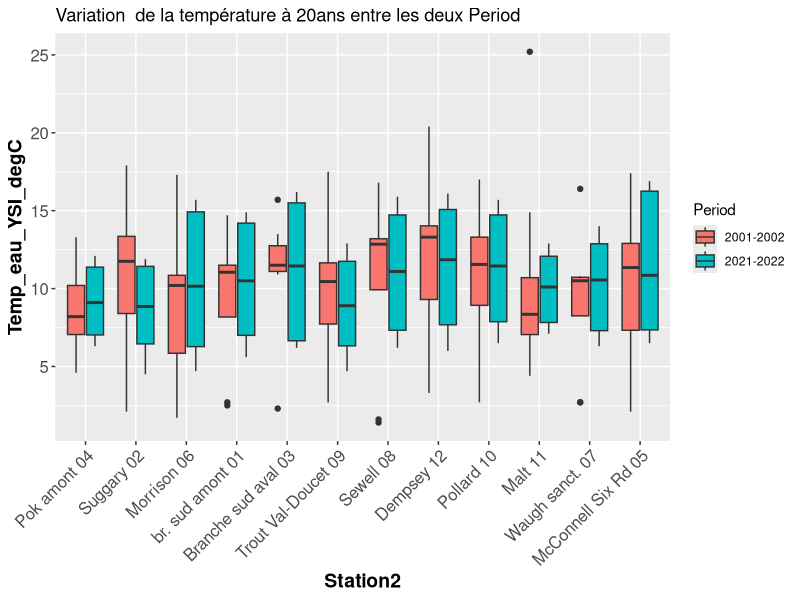
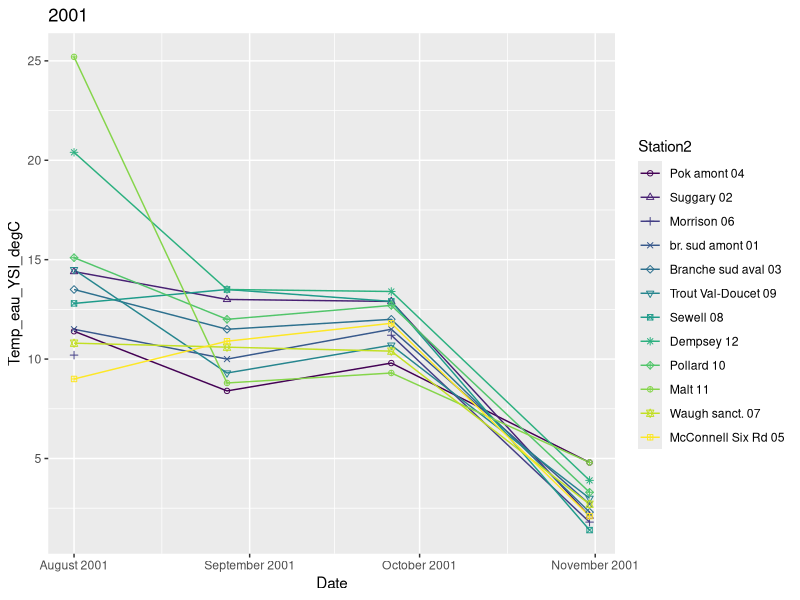

The R script that drew these images, in order: (Note: this script raises an error after producing the figures.)
## ---- chunk 1

library("ggpubr") # pour la fonction ggarrange 
library("ggplot2")
library("car")
#1

# ggpubr qui permet de rassembler plusieurs plots
library("ggplot2") # to do sophisticated ("high-level") plots
library("stats") # 
rm(list=ls(all=TRUE)) # to erase, remove, delete objects from environment
oldpar=par(no.readonly=TRUE) # to keep original graphical parameters
# library() # list available libraries (not necessarily loaded)
# library(lib.loc=.Library)
library("car")

installed.packages() 
# (.packages()) # to list loaded libraries at startup.

# .libPaths() # where libraries read from.

# or...
.packages(all.available = TRUE) # to list all packages installed
# ... but not necessarily loaded with command "library"

# system.file(package='stats') # to check where is package
# find.package("utils")
# (.packages()) # to list loaded libraries

## ---- chunk 2

#setwd("C:/Users/mrdos/OneDrive/Documents/Shippagan_mai_aout_2024/Analyse_R_sum/Github")
#getwd()
#list.files()

# setwd("C:/Users/mrdos/OneDrive/Documents/Shippagan_mai_aout_2024/Analyse_R_sum/Github_Pr")
getwd()
list.files()

Pok2001.2022=read.csv2("Qualite_eau_CGERP_2001-2022.csv")
dim(Pok2001.2022) # 198 et 80
str(Pok2001.2022)
## ---- chunk 3

# Uniformiser la variable "AnalysisSurfaceWater" et l'attribuer à la nouvelle variable "Station":

Pok2001.2022$Station[Pok2001.2022$AnalysisSurfaceWater=="Pok-1"] <- "Pok-01"
Pok2001.2022$Station[Pok2001.2022$AnalysisSurfaceWater=="POK-1"] <- "Pok-01"

Pok2001.2022$Station[Pok2001.2022$AnalysisSurfaceWater=="Pok-2"] <- "Pok-02"
Pok2001.2022$Station[Pok2001.2022$AnalysisSurfaceWater=="POK-2"] <- "Pok-02"

Pok2001.2022$Station[Pok2001.2022$AnalysisSurfaceWater=="Pok-3"] <- "Pok-03"
Pok2001.2022$Station[Pok2001.2022$AnalysisSurfaceWater=="POK-3"] <- "Pok-03"

Pok2001.2022$Station[Pok2001.2022$AnalysisSurfaceWater=="Pok-4"] <- "Pok-04"
Pok2001.2022$Station[Pok2001.2022$AnalysisSurfaceWater=="POK-4"] <- "Pok-04"

Pok2001.2022$Station[Pok2001.2022$AnalysisSurfaceWater=="Pok-5"] <- "Pok-05"
Pok2001.2022$Station[Pok2001.2022$AnalysisSurfaceWater=="POK-5"] <- "Pok-05"

Pok2001.2022$Station[Pok2001.2022$AnalysisSurfaceWater=="Pok-6"] <- "Pok-06"
Pok2001.2022$Station[Pok2001.2022$AnalysisSurfaceWater=="POK-6"] <- "Pok-06"

Pok2001.2022$Station[Pok2001.2022$AnalysisSurfaceWater=="Pok-7"] <- "Pok-07"
Pok2001.2022$Station[Pok2001.2022$AnalysisSurfaceWater=="POK-7"] <- "Pok-07"

Pok2001.2022$Station[Pok2001.2022$AnalysisSurfaceWater=="Pok-8"] <- "Pok-08"
Pok2001.2022$Station[Pok2001.2022$AnalysisSurfaceWater=="POK-8"] <- "Pok-08"

Pok2001.2022$Station[Pok2001.2022$AnalysisSurfaceWater=="Pok-9"] <- "Pok-09"
Pok2001.2022$Station[Pok2001.2022$AnalysisSurfaceWater=="POK-9"] <- "Pok-09"

Pok2001.2022$Station[Pok2001.2022$AnalysisSurfaceWater=="Pok-10"] <- "Pok-10"
Pok2001.2022$Station[Pok2001.2022$AnalysisSurfaceWater=="POK-10"] <- "Pok-10"

Pok2001.2022$Station[Pok2001.2022$AnalysisSurfaceWater=="Pok-11"] <- "Pok-11"
Pok2001.2022$Station[Pok2001.2022$AnalysisSurfaceWater=="POK-11"] <- "Pok-11"

Pok2001.2022$Station[Pok2001.2022$AnalysisSurfaceWater=="Pok-12"] <- "Pok-12"
Pok2001.2022$Station[Pok2001.2022$AnalysisSurfaceWater=="POK-12"] <- "Pok-12"

head(Pok2001.2022$Station)
## ---- chunk 4
# Convertir le type de la variable "Station" en type "facteur"
Pok2001.2022$Station=as.factor(Pok2001.2022$Station)
summary(Pok2001.2022$Station)
## ---- chunk 5

# Créer la nouvelle variable "Station2" avec des variables plus parlantes:
Pok2001.2022$Station2[Pok2001.2022$Station=="Pok-01"] <- "br. sud amont 01"
Pok2001.2022$Station2[Pok2001.2022$Station=="Pok-02"] <- "Suggary 02"
Pok2001.2022$Station2[Pok2001.2022$Station=="Pok-03"] <- "Branche sud aval 03"
Pok2001.2022$Station2[Pok2001.2022$Station=="Pok-04"] <- "Pok amont 04"
Pok2001.2022$Station2[Pok2001.2022$Station=="Pok-05"] <- "McConnell Six Rd 05"
Pok2001.2022$Station2[Pok2001.2022$Station=="Pok-06"] <- "Morrison 06"
Pok2001.2022$Station2[Pok2001.2022$Station=="Pok-07"] <- "Waugh sanct. 07"
Pok2001.2022$Station2[Pok2001.2022$Station=="Pok-08"] <- "Sewell 08"
Pok2001.2022$Station2[Pok2001.2022$Station=="Pok-09"] <- "Trout Val-Doucet 09"
Pok2001.2022$Station2[Pok2001.2022$Station=="Pok-10"] <- "Pollard 10"
Pok2001.2022$Station2[Pok2001.2022$Station=="Pok-11"] <- "Malt 11"
Pok2001.2022$Station2[Pok2001.2022$Station=="Pok-12"] <- "Dempsey 12"
## ---- chunk 6
# Ordonner les valeurs de la variables "Station2" de l'amont vers l'aval:

strwrap("AP 2024-06-04 Le bloc suivant ordonne les stations de l'ouest vers l'est (dans le sens du courant). C'est l'ordre qui est affiché quand on fait des graphiques de type box-plot. On pourrait (on devrait) choisir d'autres manières d'ordonner les stations, par exemple, en fonction de la distance entre la station et la tête du ruisseau.")

Pok2001.2022$Station2=ordered(Pok2001.2022$Station2,
levels=c("Pok amont 04",      "Suggary 02",          "Morrison 06", 
         "br. sud amont 01",  "Branche sud aval 03", "Trout Val-Doucet 09", 
         "Sewell 08",         "Dempsey 12",          "Pollard 10",
         "Malt 11",           "Waugh sanct. 07",     "McConnell Six Rd 05"))

summary(Pok2001.2022$Station2)
## ---- chunk 7
# Pour lister les noms de variables (en-têtes des colonnes):
names(Pok2001.2022)

# Pour voir les premières lignes d'un tableau
head(Pok2001.2022)
# Pour voir les cinq premières lignes et les colonnes 5 à 10:
Pok2001.2022[1:5, 5:10]

# Pour savoir de quoi est constituée la variable
# Rechercher les variables comportant le mot "date":
names(Pok2001.2022[grep("date",names(Pok2001.2022), ignore.case=T)])

# On trouve trois variables avec le terme "date":
head(Pok2001.2022$DateSampled)
head(Pok2001.2022$DateSampled2)
head(Pok2001.2022$Datesampled3)

# Pour connaître le type de variable
class(Pok2001.2022$DateSampled)
class(Pok2001.2022$Station2)
class(Pok2001.2022$Date)

## ---- chunk 8
# Créer la nouvelle variable "Date" au format "date".
Pok2001.2022$Date=format(as.Date(Pok2001.2022$DateSampled,format="%Y-%m-%d"))
Pok2001.2022$Date=as.Date(Pok2001.2022$Date)
summary(Pok2001.2022$Date)
## ---- chunk 9
# Trier le tableau selon la station et la date
class(Pok2001.2022$Station2)
summary(Pok2001.2022$Station2)
# Trier le tableau selon la station et la date
Pok2001.2022=Pok2001.2022[order(Pok2001.2022$Date,Pok2001.2022$Station),]
dim(Pok2001.2022)

## ---- chunk 10
strwrap("Normalement le tableau devrait comprendre 12 stations x 4 années x 
4 sorties/année = 192 objets stations-dates.")
strwrap("Le fait que le fichier contient 198 rangées plutôt que 192 s'explique 
par la présence de doublons. La fonction 'aggregate' permettra leur éliminiation.")
strwrap("Nous avons 102 enregistrements (rangées) pour la période 2001-2002 et 96 
pour la période 2021-2022 jusqu'au 04 juin.")

# Montrer les doublons

strwrap("La station Pok-10 a été échantillonnée cinq fois en 2001 (plutôt que quatre fois).
Les stations 1 et 8 ont été échantillonnées chacune cinq fois en 2002.
La station 2 a été échantillonnée cinq fois en 2001 et en 2002.
Voyons comment diffèrent ces données.")

table(Pok2001.2022$Date, Pok2001.2022$Station)
Doublons_Pok01_2002_10_31=subset(Pok2001.2022, 
                                 (Station=="Pok-01" & Date=="2002-10-31"))
Doublons_Pok01_2002_10_31

# Les valeurs se ressemblent. Prenons les moyennes avec la fonction "aggregate".
## ---- chunk 11
strwrap("Les cinq doublons peuvent servir à vérifier la qualité des données: 
si les mesures se ressemblent (par rapport à la variabilité entre dates et stations) 
pour une station à une date, c'est que le instruments
et les manipulations sont fiables.")

test=aggregate(Pok2001.2022, by=list(Station=Pok2001.2022$Station,
                                     Date=Pok2001.2022$Date,
                                     Station2=Pok2001.2022$Station2),                                               FUN="mean", na.rm=TRUE)
dim(test) # 192, comme attentdu:
12 * 4 * 4
# str(test)
# Vérifier que les valeurs sont les mêmes (sauf pour les doublons):
Pok2001.2022[1:5, 1:8]
test[1:5, 1:8]

# SUPPRIMER LES VARIABLES CRÉÉES EN TROP (DOUBLONS)

names(test)
test[,c(3,85)]
test[,c(2,86)]
test[,c(1:3)]
test2=test[,-c(84:86)]
dim(test2)


# Accepter le résultat:
Pok2001.2022 <- test2
dim(Pok2001.2022)
names(Pok2001.2022)
str(Pok2001.2022)
class(Pok2001.2022$Date)
## ---- chunk 12
# Extraire les éléments d'année et en faire une variable "Year"   
# https://stackoverflow.com/questions/36568070/extract-year-from-date
Pok2001.2022$Year=as.factor(format(Pok2001.2022$Date, "%Y"))
summary(Pok2001.2022$Year)
class(Pok2001.2022$Year)
table(Pok2001.2022$Year,Pok2001.2022$Station)

Pok2001.2022$Year
Pok2001.2022$Station
Pok2001.2022[1:5,1:10]
# names(Pok2001.2022)
## ---- chunk 13
# Créer une variable "Period" qui désigne la période 2001-2002 ou 2021-2022.
Pok2001.2022$Period[Pok2001.2022$Year==2001] <- "2001-2002"
Pok2001.2022$Period[Pok2001.2022$Year==2002] <- "2001-2002"
Pok2001.2022$Period[Pok2001.2022$Year==2021] <- "2021-2022"
Pok2001.2022$Period[Pok2001.2022$Year==2022] <- "2021-2022"
Pok2001.2022$Period=as.factor(Pok2001.2022$Period)

summary(Pok2001.2022$Period)
## ---- chunk 14
# Comprendre la structure du tableau
# Ce 06 juin on a maintenant pour chaque période 96 données enrégistrées.
strwrap("La fonction ''table'' produit un tableau de contingence 
        indiquant le nombre de rangées de données pour chaque combinaison:")
table(Pok2001.2022$Date, Pok2001.2022$Year)
table(Pok2001.2022$Station, Pok2001.2022$Year)
table(Pok2001.2022$Date)
## ---- chunk 15
levels(Pok2001.2022$Station2)
levels(Pok2001.2022$Period)
## ---- chunk 16
# Créer un tableau par année
Year2001=subset(Pok2001.2022, Year=="2001")
dim(Year2001)
levels(Pok2001.2022$Station2)

Year2002=subset(Pok2001.2022, Year=="2002")
dim(Year2002)
levels(Pok2001.2022$Station2)

Year2021=subset(Pok2001.2022, Year=="2021")
dim(Year2021)
levels(Pok2001.2022$Station2)

Year2022=subset(Pok2001.2022, Year=="2022")
dim(Year2022)
levels(Pok2001.2022$Station2)
## ---- chunk 17
# Créer un tableau avec les données de la période 1 seulement 2001_2002:
Period1=subset(Pok2001.2022, Period=="2001-2002")
dim(Period1)
# Créer un tableau avec les données de la période 2 seulement 2021_2022:
Period2=subset(Pok2001.2022, Period=="2021-2022")
dim(Period2)
## ---- chunk 18
# Créer une variable CampagneNo
table(Pok2001.2022$Date,Pok2001.2022$Year)
# 2001
Pok2001.2022$Campagne[Pok2001.2022$Date=="2001-08-01"] <- 1
Pok2001.2022$Campagne[Pok2001.2022$Date=="2001-08-28"] <- 2
Pok2001.2022$Campagne[Pok2001.2022$Date=="2001-09-26"] <- 3
Pok2001.2022$Campagne[Pok2001.2022$Date=="2001-10-31"] <- 4
# 2002
Pok2001.2022$Campagne[Pok2001.2022$Date=="2002-07-29"] <- 5
Pok2001.2022$Campagne[Pok2001.2022$Date=="2002-08-28"] <- 6
Pok2001.2022$Campagne[Pok2001.2022$Date=="2002-10-02"] <- 7
Pok2001.2022$Campagne[Pok2001.2022$Date=="2002-10-31"] <- 8
# 2021
Pok2001.2022$Campagne[Pok2001.2022$Date=="2021-07-28"] <- 9
Pok2001.2022$Campagne[Pok2001.2022$Date=="2021-08-31"] <- 10
Pok2001.2022$Campagne[Pok2001.2022$Date=="2021-10-05"] <- 11
Pok2001.2022$Campagne[Pok2001.2022$Date=="2021-10-28"] <- 12
# 2022
Pok2001.2022$Campagne[Pok2001.2022$Date=="2022-07-28"] <- 13
Pok2001.2022$Campagne[Pok2001.2022$Date=="2022-09-01"] <- 14
Pok2001.2022$Campagne[Pok2001.2022$Date=="2022-10-03"] <- 15
Pok2001.2022$Campagne[Pok2001.2022$Date=="2022-11-01"] <- 16
Pok2001.2022$Campagne

## ---- chunk 19
# AP 2024-06-13 Essayer l'option "fig.cap" ci-dessus, ici et partout.
# Température variabilité spatiale
ggplot(aes(y=Temp_eau_YSI_degC, x=Station2, fill=Period), data=Pok2001.2022) + geom_boxplot() +
  theme(axis.text.x = element_text(angle = 45, hjust=1),axis.text=element_text(size=12),
        axis.title=element_text(size=14,face="bold"))+
  ggtitle("Variation  de la température à 20ans entre les deux Period")
## ---- chunk 20
Tempg2001=ggplot(aes(y=Temp_eau_YSI_degC, x=Date, group=Station2, shape=Station2, color=Station2 ), data=Year2001) + scale_shape_manual(values=1:nlevels(Year2001$Station2)) +
  geom_line() + 
  geom_point() +
  scale_x_date(date_breaks = "1 month", date_labels = "%B %Y")+
  ggtitle("2001")
Tempg2001
## ---- chunk 21

# Pour crée un graphique qui montre les ligne de variation de tout les dates(periode) entre la variable et tous les stations

scatterplot(Period1$Temp_eau_YSI_degC~Period1$Date | Period1$Station2,
            smooth=F)
## ---- chunk 22

Tempg2001_2022=ggplot(aes(y=Temp_eau_YSI_degC, x=Campagne), data=Pok2001.2022) + 
  scale_shape_manual(values=1:nlevels(Pok2001.2022$Station2)) +
  geom_line(aes(color=Station2, linetype=Station2)) + 
  geom_point(aes(color=Station2, shape=Station2)) +
   theme_bw()
Tempg2001_2022

## ---- chunk 23

# boxplot(Pok2001.2022$Oxyg_dissous_YSI_mg_L ~  Pok2001.2022$Station)

ggplot(aes(y=Oxyg_dissous_YSI_mg_L, x=Station2, fill=Period), data=Pok2001.2022) + geom_boxplot() +

  theme(axis.text.x = element_text(angle = 45, hjust=1),axis.text=element_text(size=12),

        axis.title=element_text(size=14,face="bold"))+
  ggtitle("Variation  de l'oxygène dissous à 20ans entre les deux Period")
summary(Pok2001.2022$Oxyg_dissous_YSI_mg_L)
## ---- chunk 24

# Pour crée un graphique qui montre les ligne de variation de tout les dates(periode) entre la variable et tous les stations et aussi entre les variable

scatterplot(Period1$Oxyg_dissous_YSI_mg_L~Period1$Date | Period1$Station2,
            smooth=F)

scatterplot(Pok2001.2022$Oxyg_dissous_YSI_mg_L~Pok2001.2022$Temp_eau_YSI_degC | Pok2001.2022$Year, smooth=F)
## ---- chunk 25
Pok2001.2022$Campagne
Pok2001.2022$Station2
## ---- chunk 26

O2g2001_2022b=ggplot(aes(y=Oxyg_dissous_YSI_mg_L, x=Campagne), data=Pok2001.2022) + 
  scale_shape_manual(values=1:nlevels(Pok2001.2022$Station2)) +
  geom_line(aes(color=Station2, linetype=Station2)) + 
  geom_point(aes(color=Station2, shape=Station2)) +
   theme_bw()
O2g2001_2022b

## ---- chunk 27

ggplot(aes(y=Conductivity_microS_cm, x=Station2, fill=Period), data=Pok2001.2022) + geom_boxplot() +

  theme(axis.text.x = element_text(angle = 45, hjust=1),axis.text=element_text(size=12),

        axis.title=element_text(size=14,face="bold"))+
  ggtitle("Variation  de la Conductivité à 20ans entre les deux Period")
## ---- chunk 28

## Pour crée un graphique qui montre les ligne de variation de tout les dates(periode) entre la variable et tous les stations

scatterplot(Period1$Conductivity_microS_cm~Period1$Date | Period1$Station2,
            smooth=F)
## ---- chunk 29

Condg2001_2022=ggplot(aes(y=Conductivity_microS_cm , x=Campagne), data=Pok2001.2022) + 
  scale_shape_manual(values=1:nlevels(Pok2001.2022$Station2)) +
  geom_line(aes(color=Station2, linetype=Station2)) + 
  geom_point(aes(color=Station2, shape=Station2)) +
   theme_bw()
Condg2001_2022

## ---- chunk 30

ggplot(aes(y=Temp_eau_YSI_degC, x=Station2, fill=Period), data=Pok2001.2022) + geom_boxplot() +

  theme(axis.text.x = element_text(angle = 45, hjust=1),axis.text=element_text(size=12),

        axis.title=element_text(size=14,face="bold"))+
  ggtitle("Variation  de la température à 20ans entre les deux Period")
## ---- chunk 31

## Pour crée un graphique qui montre les ligne de variation de tout les dates(periode) entre la variable et tous les stations

scatterplot(Period1$pH_units~Period1$Date | Period1$Station2,
            smooth=F)
## ---- chunk 32

pHg2001_2022=ggplot(aes(y=pH_units , x=Campagne), data=Pok2001.2022) + 
  scale_shape_manual(values=1:nlevels(Pok2001.2022$Station2)) +
  geom_line(aes(color=Station2, linetype=Station2)) + 
  geom_point(aes(color=Station2, shape=Station2)) +
   theme_bw()
pHg2001_2022

## ---- chunk 33

dim(Pok2001.2022)
sub1tub=subset(Pok2001.2022, Turbidity_NTU<20)
dim(sub1tub)

ggplot(aes(y=Turbidity_NTU, x=Station2, fill=Period), data=sub1tub) + geom_boxplot() +

  theme(axis.text.x = element_text(angle = 45, hjust=1),axis.text=element_text(size=12),

        axis.title=element_text(size=14,face="bold"))+
  ggtitle("Variation  de la turbidité à 20ans entre les deux Period")
## ---- chunk 34
## Pour crée un graphique qui montre les ligne de variation de tout les dates(periode) entre la variable et tous les stations

scatterplot(Period1$Turbidity_NTU~Period1$Date | Period1$Station2,
            smooth=F)
## ---- chunk 35

Turbg2001_2022=ggplot(aes(y=Turbidity_NTU , x=Campagne), data=Pok2001.2022) + 
  scale_shape_manual(values=1:nlevels(Pok2001.2022$Station2)) +
  geom_line(aes(color=Station2, linetype=Station2)) + 
  geom_point(aes(color=Station2, shape=Station2)) +
   theme_bw()
Turbg2001_2022

## ---- chunk 36

ggplot(aes(y=Colour_TCU, x=Station2, fill=Period), data=Pok2001.2022) + geom_boxplot() +

  theme(axis.text.x = element_text(angle = 45, hjust=1),axis.text=element_text(size=12),

        axis.title=element_text(size=14,face="bold"))+
  ggtitle("Variation  de la couleur à 20 ans entre les deux Period")

## ---- chunk 37
## Pour crée un graphique qui montre les ligne de variation de tout les dates(periode) entre la variable et tous les stations

scatterplot(Period1$Colour_TCU~Period1$Date | Period1$Station2,
            smooth=F)
## ---- chunk 38

Coulg2001_2022=ggplot(aes(y=Colour_TCU , x=Campagne), data=Pok2001.2022) + 
  scale_shape_manual(values=1:nlevels(Pok2001.2022$Station2)) +
  geom_line(aes(color=Station2, linetype=Station2)) + 
  geom_point(aes(color=Station2, shape=Station2)) +
   theme_bw()
Coulg2001_2022

## ---- chunk 39

ggplot(aes(y=Carbon_Total_Organic_mg_L, x=Station2, fill=Period), data=Pok2001.2022) + geom_boxplot() +

  theme(axis.text.x = element_text(angle = 45, hjust=1),axis.text=element_text(size=12),

        axis.title=element_text(size=14,face="bold"))+
  ggtitle("Variation  du Carbone Organique dissous à 20ans entre les deux Period")
## ---- chunk 40
CTOg2001=ggplot(aes(y=Carbon_Total_Organic_mg_L, x=Date, 
                group=Station2, shape=Station2, color=Station2), data=Year2001) + 
  scale_shape_manual(values=1:nlevels(Year2001$Station2)) +
  geom_line() + 
  geom_point() +
  scale_x_date(date_breaks = "1 month", date_labels = "%B %Y")+
  ggtitle("2001") +
  theme_bw()
CTOg2001
## ---- chunk 41

## Pour crée un graphique qui montre les ligne de variation de tout les dates(periode) entre la variable et tous les stations

scatterplot(Period1$Carbon_Total_Organic_mg_L~Period1$Date | Period1$Station2,
            smooth=F)
## ---- chunk 42

CTOg2001_2022=ggplot(aes(y=Carbon_Total_Organic_mg_L , x=Campagne), data=Pok2001.2022) + 
  scale_shape_manual(values=1:nlevels(Pok2001.2022$Station2)) +
  geom_line(aes(color=Station2, linetype=Station2)) + 
  geom_point(aes(color=Station2, shape=Station2)) +
   theme_bw()
CTOg2001_2022

## ---- chunk 43
# AP 2024-06-13 J'ai corrigé le nom de la variable E.coli dans subset
sub1ecoli= subset(Pok2001.2022, E.coli_MPN_100.mL<1500)
# sub1ecoli
dim(sub1ecoli)

ggplot(aes(y=E.coli_MPN_100.mL, x=Station2, fill=Period), data=sub1ecoli) + 
  geom_boxplot() +
  theme(axis.text.x = element_text(angle = 45, hjust=1),
        axis.text=element_text(size=12),
        axis.title=element_text(size=14,face="bold")) +
  ggtitle("Variation  des E_coli à 20 ans entre les deux Period")

## ---- chunk 44
Ecolig2001=ggplot(aes(y=E.coli_MPN_100.mL, x=Date, 
                group=Station2, shape=Station2, color=Station2), data=Year2001) + 
  scale_shape_manual(values=1:nlevels(Year2001$Station2)) +
  geom_line() + 
  geom_point() +
  scale_x_date(date_breaks = "1 month", date_labels = "%B %Y")+
  ggtitle("2001") +
  theme_bw()
Ecolig2001
## ---- chunk 45

Ecolig2001_2022=ggplot(aes(y=E.coli_MPN_100.mL , x=Campagne), data=Pok2001.2022) + 
  scale_shape_manual(values=1:nlevels(Pok2001.2022$Station2)) +
  geom_line(aes(color=Station2, linetype=Station2)) + 
  geom_point(aes(color=Station2, shape=Station2)) +
   theme_bw()
Ecolig2001_2022

## ---- chunk 46

#dim(Pok2001.2022)
#sub1ecoli=subset(Pok2001.2022, Phosphorus_Total_mg_L)
#dim(sub1ecoli)

ggplot(aes(y=Phosphorus_Total_mg_L, x=Station2, fill=Period), data=sub1ecoli) + 
  geom_boxplot() +
  theme(axis.text.x = element_text(angle = 45, hjust=1),
        axis.text=element_text(size=12),
        axis.title=element_text(size=14,face="bold")) +
  ggtitle("Variation  du phosphore à 20 ans entre les deux Period")

## ---- chunk 47
Phosg2001=ggplot(aes(y=Phosphorus_Total_mg_L, x=Date, 
                group=Station2, shape=Station2, color=Station2), data=Year2001) + 
  scale_shape_manual(values=1:nlevels(Year2001$Station2)) +
  geom_line() + 
  geom_point() +
  scale_x_date(date_breaks = "1 month", date_labels = "%B %Y")+
  ggtitle("2001") +
  theme_bw()
Phosg2001
## ---- chunk 48

## Pour crée un graphique qui montre les ligne de variation de tout les dates(periode) entre la variable et tous les stations


scatterplot(Period1$Phosphorus_Total_mg_L~Period1$Date | Period1$Station2,
            smooth=F)
## ---- chunk 49

Phosg2001_2022=ggplot(aes(y=Phosphorus_Total_mg_L , x=Campagne), data=Pok2001.2022) + 
  scale_shape_manual(values=1:nlevels(Pok2001.2022$Station2)) +
  geom_line(aes(color=Station2, linetype=Station2)) + 
  geom_point(aes(color=Station2, shape=Station2)) +
   theme_bw()
Phosg2001_2022

## ---- chunk 50


ggplot(aes(y=Nitrate_as_N_mg_L, x=Station2, fill=Period), data=sub1ecoli) + 
  geom_boxplot() +
  theme(axis.text.x = element_text(angle = 45, hjust=1),
        axis.text=element_text(size=12),
        axis.title=element_text(size=14,face="bold")) +
  ggtitle("Variation  des Nitrates à 20 ans entre les deux Period")

## ---- chunk 51
Nitrateg2021=ggplot(aes(y=Nitrate_as_N_mg_L, x=Date, 
                group=Station2, shape=Station2, color=Station2), data=Year2021) + 
  scale_shape_manual(values=1:nlevels(Year2001$Station2)) +
  geom_line() + 
  geom_point() +
  scale_x_date(date_breaks = "1 month", date_labels = "%B %Y")+
  ggtitle("2021") +
  theme_bw()
Nitrateg2021
## ---- chunk 52
Nitrateg2022=ggplot(aes(y=Nitrate_as_N_mg_L, x=Date, 
                group=Station2, shape=Station2, color=Station2), data=Year2022) + 
  scale_shape_manual(values=1:nlevels(Year2001$Station2)) +
  geom_line() + 
  geom_point() +
  scale_x_date(date_breaks = "1 month", date_labels = "%B %Y")+
  ggtitle("2022") +
  theme_bw()
Nitrateg2022
## ---- chunk 53
NitratePeriod01=ggplot(aes(y=Nitrate_as_N_mg_L, x=Date, 
                group=Station2, shape=Station2, color=Station2), data=Period1) + 
  scale_shape_manual(values=1:nlevels(Year2001$Station2)) +
  geom_line() + 
  geom_point() +
  scale_x_date(date_breaks = "1 month", date_labels = "%B %Y")+
  ggtitle("2001_2002") +
  theme_bw()
NitratePeriod01
## ---- chunk 54
NitratePeriod02=ggplot(aes(y=Nitrate_as_N_mg_L, x=Date, 
                group=Station2, shape=Station2, color=Station2), data=Period2) + 
  scale_shape_manual(values=1:nlevels(Year2001$Station2)) +
  geom_line() + 
  geom_point() +
  scale_x_date(date_breaks = "1 month", date_labels = "%B %Y")+
  ggtitle("2021_2022") +
  theme_bw()
NitratePeriod02
## ---- chunk 55

## Pour crée un graphique qui montre les ligne de variation de tout les dates(periode) entre la variable et tous les stations


scatterplot(Period1$Nitrate_as_N_mg_L~Period1$Date | Period1$Station2,
            smooth=F)
## ---- chunk 56

Nitrateg2001_2022=ggplot(aes(y=Nitrate_as_N_mg_L , x=Campagne), data=Pok2001.2022) + 
  scale_shape_manual(values=1:nlevels(Pok2001.2022$Station2)) +
  geom_line(aes(color=Station2, linetype=Station2)) + 
  geom_point(aes(color=Station2, shape=Station2)) +
   theme_bw()
Nitrateg2001_2022

